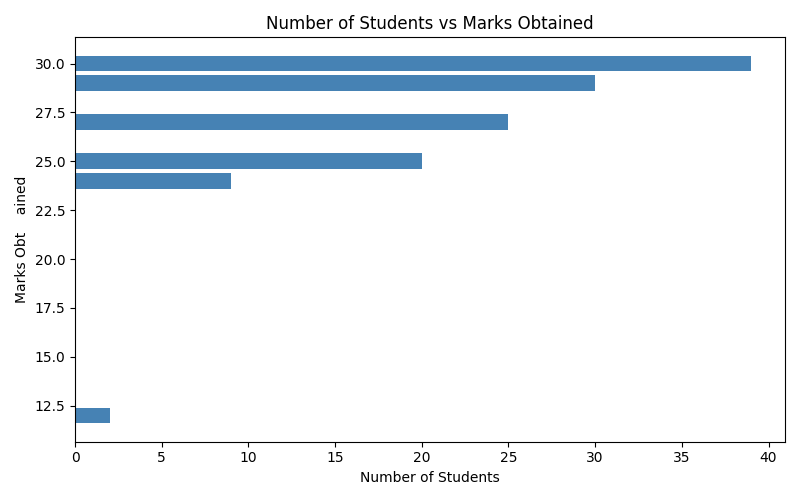

This figure's Python source:
# Q2: Horizontal Bar Plot - Students vs Marks
# Requirements: pip install matplotlib

import matplotlib.pyplot as plt

nos   = [2, 9, 20, 25, 30, 39]
marks = [12, 24, 25, 27, 29, 30]

plt.figure(figsize=(8, 5))
plt.barh(marks, nos, color='steelblue')
plt.xlabel('Number of Students')
plt.ylabel('Marks Obtained')
plt.title('Number of Students vs Marks Obtained')
plt.tight_layout()
plt.savefig('q2_horizontal_bar.png')
plt.show()
print("Q2 done.")
